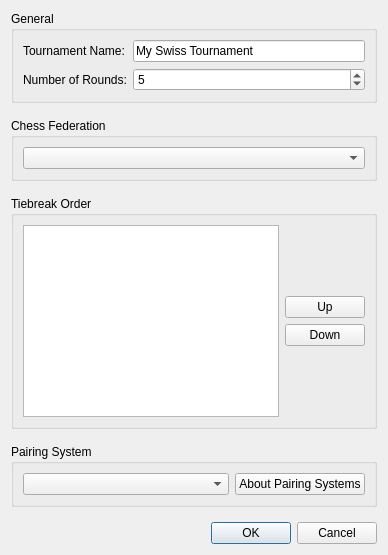
<?xml version="1.0" encoding="UTF-8"?>
<ui version="4.0">
 <class>NewTournamentDialog</class>
 <widget class="QDialog" name="NewTournamentDialog">
  <property name="windowTitle">
   <string>New Tournament</string>
  </property>
  <property name="minimumWidth">
   <number>550</number>
  </property>
  <layout class="QVBoxLayout" name="main_layout">
   <property name="spacing">
    <number>15</number>
   </property>
   <item>
    <widget class="QGroupBox" name="general_group">
     <property name="minimumWidth">
      <number>450</number>
     </property>
     <property name="title">
      <string>General</string>
     </property>
     <layout class="QFormLayout" name="general_form_layout">
      <item row="0" column="0">
       <widget class="QLabel" name="name_label">
        <property name="text">
         <string>Tournament Name:</string>
        </property>
       </widget>
      </item>
      <item row="0" column="1">
       <widget class="QLineEdit" name="name_edit">
        <property name="text">
         <string>My Swiss Tournament</string>
        </property>
       </widget>
      </item>
      <item row="1" column="0">
       <widget class="QLabel" name="rounds_label">
        <property name="text">
         <string>Number of Rounds:</string>
        </property>
       </widget>
      </item>
      <item row="1" column="1">
       <widget class="QSpinBox" name="rounds_spin">
        <property name="minimum">
         <number>1</number>
        </property>
        <property name="maximum">
         <number>50</number>
        </property>
        <property name="value">
         <number>5</number>
        </property>
       </widget>
      </item>
     </layout>
    </widget>
   </item>
   <item>
    <widget class="QGroupBox" name="mode_group">
     <property name="minimumWidth">
      <number>450</number>
     </property>
     <property name="title">
      <string>Chess Federation</string>
     </property>
     <layout class="QHBoxLayout" name="mode_layout">
      <item>
       <widget class="QComboBox" name="mode_combo">
        <property name="toolTip">
         <string>Select USCF or FIDE tiebreak rules.</string>
        </property>
       </widget>
      </item>
     </layout>
    </widget>
   </item>
   <item>
    <widget class="QGroupBox" name="tiebreak_group">
     <property name="minimumWidth">
      <number>450</number>
     </property>
     <property name="title">
      <string>Tiebreak Order</string>
     </property>
     <layout class="QHBoxLayout" name="tiebreak_layout">
      <item>
       <widget class="QListWidget" name="tiebreak_list">
        <property name="toolTip">
         <string>Order in which tiebreaks are applied (higher is better). Drag to reorder.</string>
        </property>
        <property name="dragDropMode">
         <enum>QAbstractItemView::InternalMove</enum>
        </property>
       </widget>
      </item>
      <item>
       <layout class="QVBoxLayout" name="move_button_layout">
        <item>
         <spacer name="move_top_spacer">
          <property name="orientation">
           <enum>Qt::Vertical</enum>
          </property>
          <property name="sizeHint" stdset="0">
           <size>
            <width>20</width>
            <height>40</height>
           </size>
          </property>
         </spacer>
        </item>
        <item>
         <widget class="QPushButton" name="btn_tiebreak_up">
          <property name="text">
           <string>Up</string>
          </property>
         </widget>
        </item>
        <item>
         <widget class="QPushButton" name="btn_tiebreak_down">
          <property name="text">
           <string>Down</string>
          </property>
         </widget>
        </item>
        <item>
         <spacer name="move_bottom_spacer">
          <property name="orientation">
           <enum>Qt::Vertical</enum>
          </property>
          <property name="sizeHint" stdset="0">
           <size>
            <width>20</width>
            <height>40</height>
           </size>
          </property>
         </spacer>
        </item>
       </layout>
      </item>
     </layout>
    </widget>
   </item>
   <item>
    <widget class="QGroupBox" name="pairing_group">
     <property name="minimumWidth">
      <number>450</number>
     </property>
     <property name="title">
      <string>Pairing System</string>
     </property>
     <layout class="QHBoxLayout" name="pairing_layout">
      <item>
       <widget class="QComboBox" name="pairing_combo">
        <property name="sizePolicy">
         <sizepolicy hsizetype="Expanding" vsizetype="Fixed">
          <horstretch>0</horstretch>
          <verstretch>0</verstretch>
         </sizepolicy>
        </property>
        <property name="toolTip">
         <string>Select the pairing system for this tournament.</string>
        </property>
       </widget>
      </item>
      <item>
       <widget class="QPushButton" name="btn_pairing_info">
        <property name="sizePolicy">
         <sizepolicy hsizetype="Fixed" vsizetype="Fixed">
          <horstretch>0</horstretch>
          <verstretch>0</verstretch>
         </sizepolicy>
        </property>
        <property name="text">
         <string>About Pairing Systems</string>
        </property>
       </widget>
      </item>
     </layout>
    </widget>
   </item>
   <item>
    <widget class="QDialogButtonBox" name="buttons">
     <property name="minimumHeight">
      <number>40</number>
     </property>
     <property name="sizePolicy">
      <sizepolicy hsizetype="Expanding" vsizetype="Maximum">
       <horstretch>0</horstretch>
       <verstretch>0</verstretch>
      </sizepolicy>
     </property>
     <property name="standardButtons">
      <set>QDialogButtonBox::Cancel|QDialogButtonBox::Ok</set>
     </property>
    </widget>
   </item>
  </layout>
 </widget>
 <resources/>
 <connections/>
</ui>
